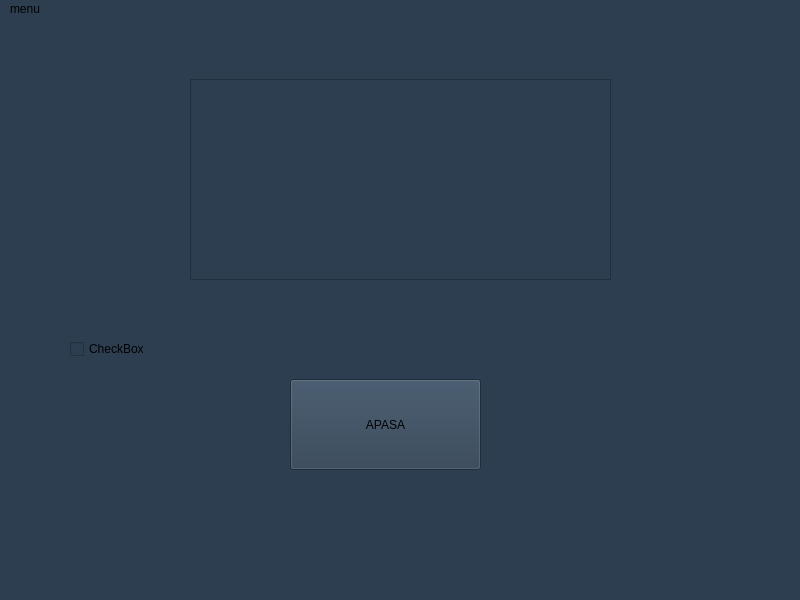
<?xml version="1.0" encoding="UTF-8"?>
<ui version="4.0">
 <class>MainWindow</class>
 <widget class="QMainWindow" name="MainWindow">
  <property name="geometry">
   <rect>
    <x>0</x>
    <y>0</y>
    <width>800</width>
    <height>600</height>
   </rect>
  </property>
  <property name="windowTitle">
   <string>MainWindow</string>
  </property>
  <property name="styleSheet">
   <string notr="true">background-color: #2c3e50;
</string>
  </property>
  <widget class="QWidget" name="centralwidget">
   <widget class="QPlainTextEdit" name="plainTextEdit">
    <property name="geometry">
     <rect>
      <x>190</x>
      <y>60</y>
      <width>421</width>
      <height>201</height>
     </rect>
    </property>
   </widget>
   <widget class="QPushButton" name="pushButton">
    <property name="geometry">
     <rect>
      <x>290</x>
      <y>360</y>
      <width>191</width>
      <height>91</height>
     </rect>
    </property>
    <property name="text">
     <string>APASA</string>
    </property>
   </widget>
   <widget class="QCheckBox" name="checkBox">
    <property name="geometry">
     <rect>
      <x>70</x>
      <y>320</y>
      <width>78</width>
      <height>20</height>
     </rect>
    </property>
    <property name="text">
     <string>CheckBox</string>
    </property>
   </widget>
  </widget>
  <widget class="QMenuBar" name="menubar">
   <property name="geometry">
    <rect>
     <x>0</x>
     <y>0</y>
     <width>800</width>
     <height>33</height>
    </rect>
   </property>
   <widget class="QMenu" name="menumenu">
    <property name="title">
     <string>menu</string>
    </property>
    <addaction name="separator"/>
   </widget>
   <addaction name="menumenu"/>
  </widget>
  <widget class="QStatusBar" name="statusbar"/>
 </widget>
 <resources/>
 <connections/>
</ui>
